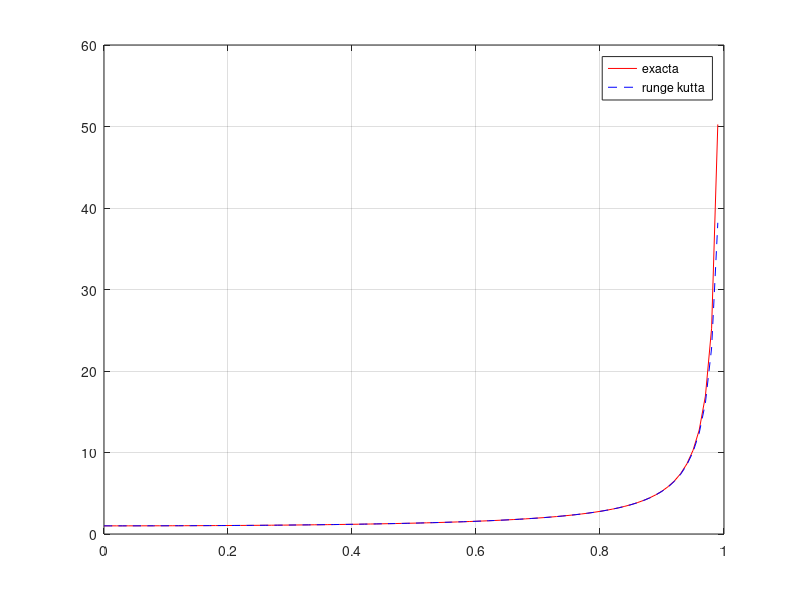
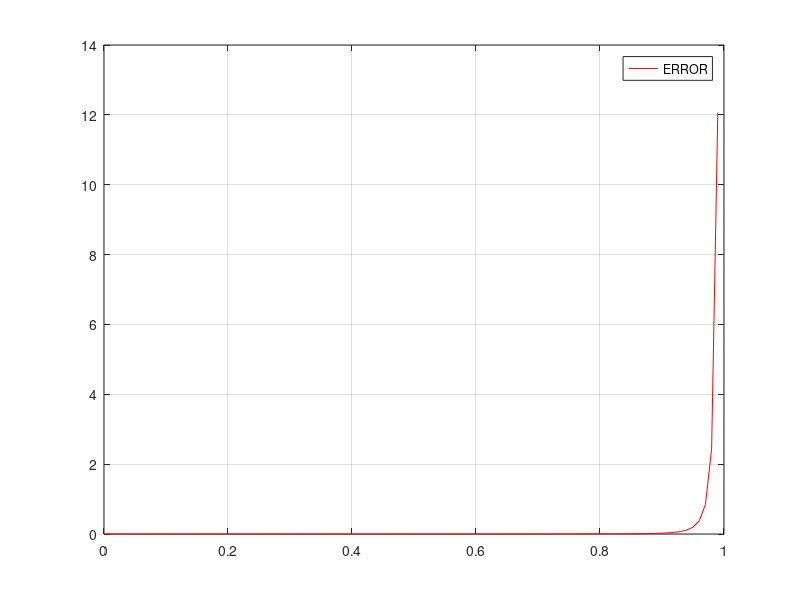

The MATLAB script that drew these images, in order:
function graf_ej5
    y0 = 1;
    t0 = 0;
    Dt = 0.01;
    NDt = 100;
    w=1;

    y = zeros(NDt,1);
    t = zeros(NDt,1);
    errorY = zeros(NDt,1);
    exacta = zeros(NDt,1);

    y(1) = y0;
    t(1) = t0;

    function edo = f_edo(y,t)
        edo = 2 * t * y^2;
    end

    for j=1:NDt -1
        k1 = Dt * f_edo(y(j),t(j));
        yg = y(j) + 1/(2*w) * k1;
        tg = t(j) + Dt/(2*w);

        k2 = Dt * f_edo(yg,tg);

        y(j+1) = y(j) + (1-w)* k1 + (w * k2);
        t(j+1) = t(j) + Dt;
    end

    # Exacta
    for k=1:NDt
        exacta(k) = 1/(1-t(k)^2);
    end

    # Error
    for k=1: NDt
        errorY(k) = abs(y(k) - exacta(k));
    end

    # Norma
    normaInf = norm(errorY,Inf)

    figure(1)
    plot(t,exacta,'-r',t,y,'--b')
    legend("exacta","runge kutta")
    grid on

    figure(2)
    plot(t,errorY,'-r')
    legend("ERROR")
    grid on


endfunction